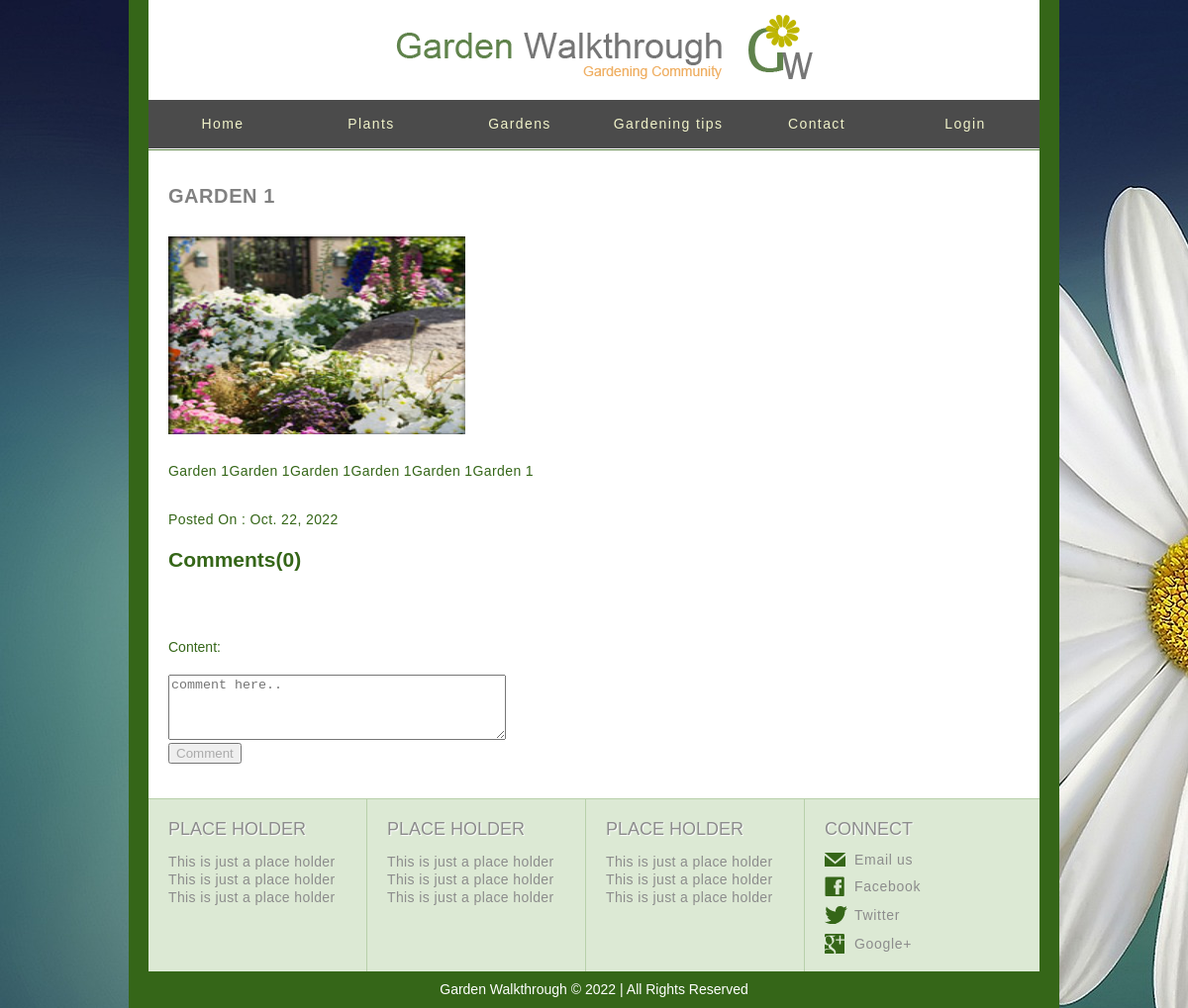
The page /garden/1 on the database as committed earlier.
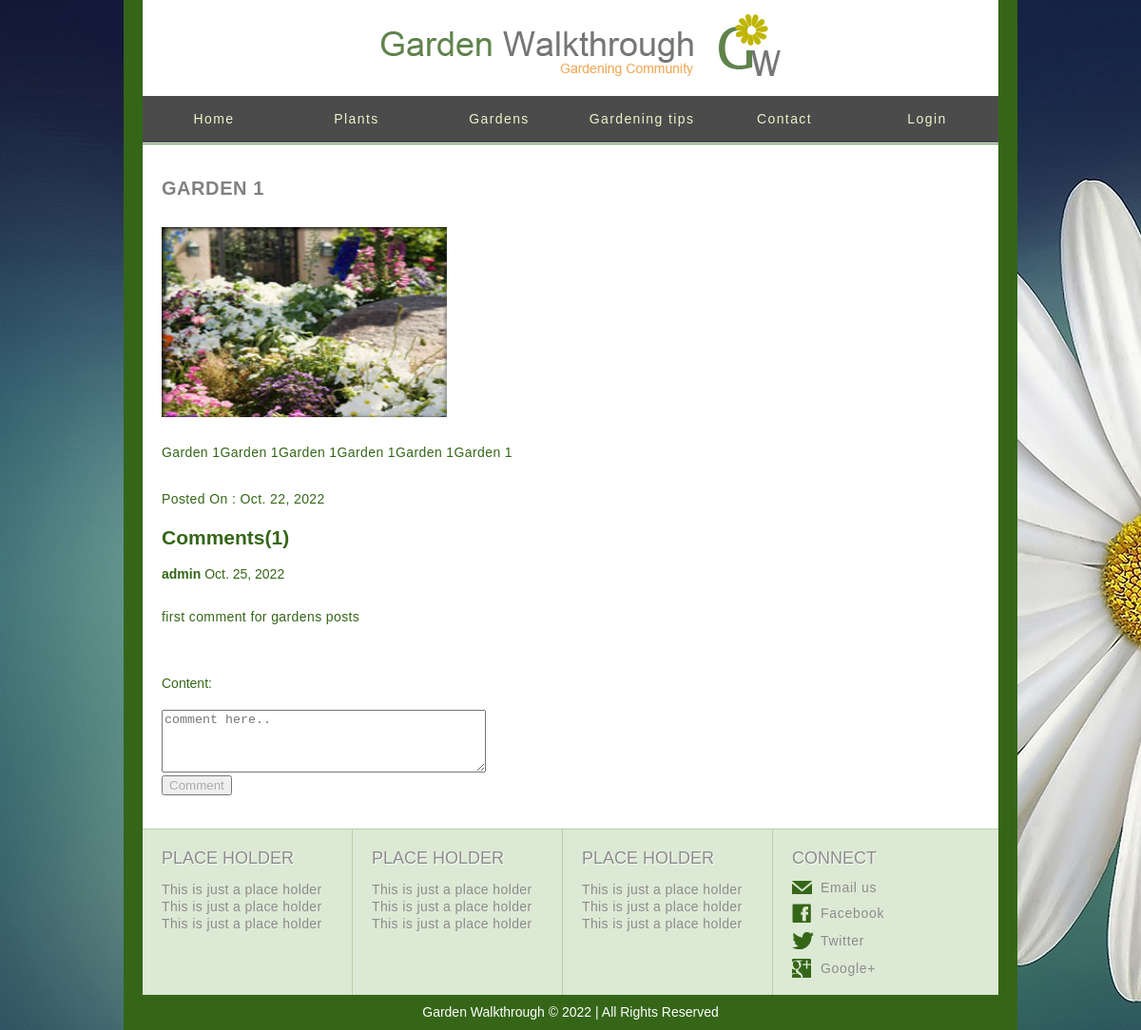
The same page on the database as committed later.
### plants/models.py (models this page shows, shortened)
class Comment_garden(models.Model):
    user=models.ForeignKey(to=User,on_delete=models.CASCADE)
    plant_comment=models.ForeignKey(to=Garden,on_delete=models.CASCADE)
    date_comment=models.DateField(auto_now_add=True)
    content=models.TextField()

### plants/views.py (the view, shortened to what this page needs)
# urls.py: path('garden/<int:pk>', views.GardenDetailView.as_view(),name='garden'),
class GardenDetailView(DetailView):
    template_name= 'garden_detail.html'
    model=Garden
    context_object_name='Gardenn'
    form=CommentForm_garden
    def get_context_data(self, **kwargs):
        post_comments=Comment_garden.objects.all().filter(plant_comment=self.object.id)
        post_comments_count=Comment_garden.objects.all().filter(plant_comment=self.object.id).count()
        context=super().get_context_data(**kwargs)
        context.update({'form':self.form,'post_comments':post_comments,'post_comments_count':post_comments_count})
        return context

### templates/garden_detail.html (shortened to what this page needs)
{% extends 'base.html' %}
{% load static %}
{% block body %}
<body>
		<div id="body">
			<div id="content">
				<h1 >{{Gardenn.title}}</h1>
					<ul class="section">
					<li>
						<img style="width:300px;height:200px" src="{{ Gardenn.image.url }}" alt="Image" >
					</li>
                    <div>
                        <p>
                            {{Gardenn.descreption}}
                        </p>
						<p>
							Posted On : {{Gardenn.uploaded_date}}
						</p>
                    </div>
			<h2>Comments({{post_comments_count}})</h2>
			{% for post_comment in post_comments %}
		 <b>{{post_comment.user}}</b>
		<time>{{post_comment.date_comment}}</time>
		<p>{{post_comment.content}} </p>
		{% endfor %}
		<form method="POST" action={% url 'plants:garden' Gardenn.id %}>
			{{form}}
			<button type= "submit" value="Comment" name="Comment" >Comment</button>
		</form>
		</div>
	</div>
</body>
{% endblock body %}

Rows that differ between the two databases and show on the page:
added Comment_garden: user "admin", date_comment "Oct. 25, 2022", content "first comment for gardens posts"
Other text that changed with them:
{{ post_comments_count }}: "0" → "1"
